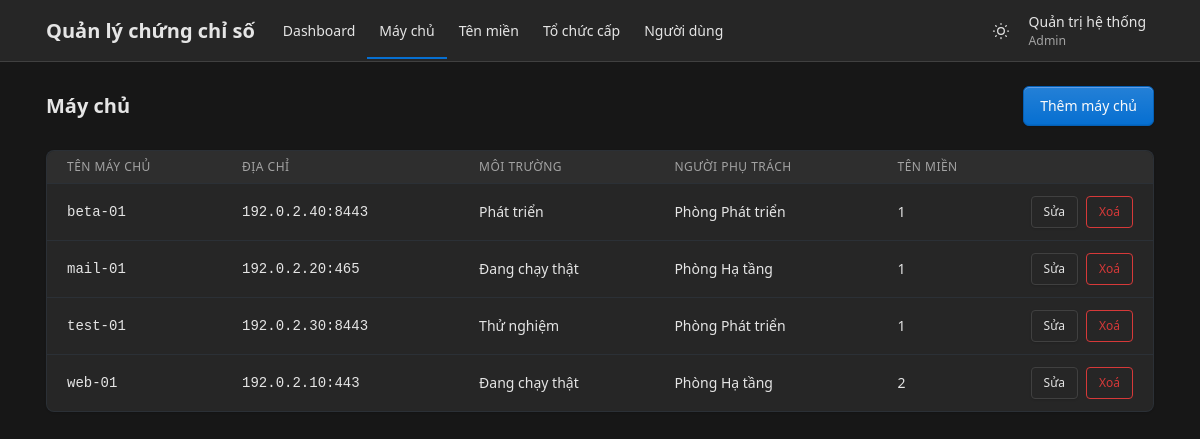
The page /admin/may_chu.php (signed in) on the database as committed earlier.
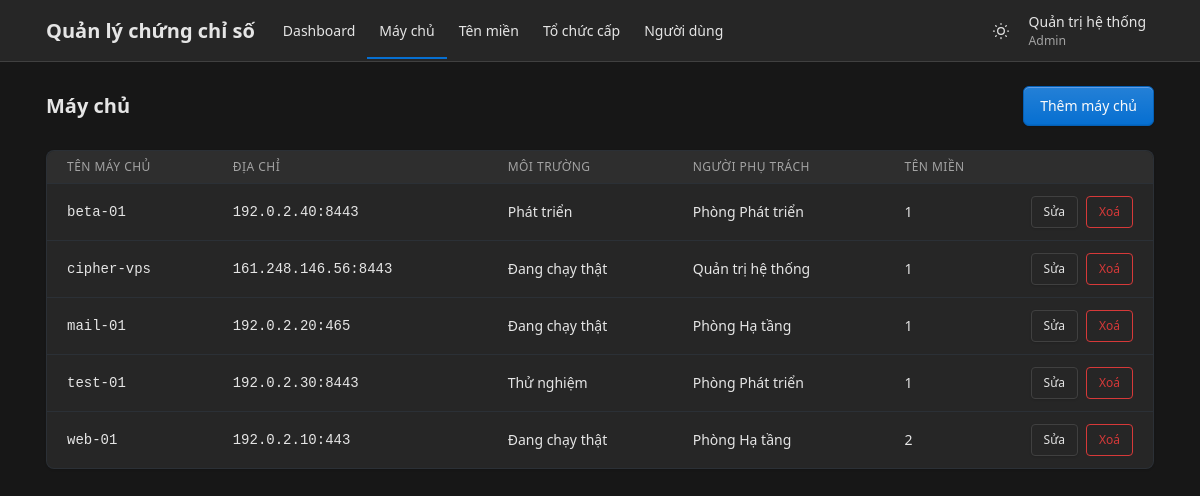
The same page on the database as committed later.
### tables this page shows
CREATE TABLE users (
    id INT UNSIGNED AUTO_INCREMENT PRIMARY KEY,
    username VARCHAR(50) NOT NULL UNIQUE,
    password_hash VARCHAR(255) NOT NULL,
    full_name VARCHAR(100) NOT NULL,
    role_id INT UNSIGNED NOT NULL,
    is_locked TINYINT(1) NOT NULL DEFAULT 0,  
     
    failed_logins TINYINT UNSIGNED NOT NULL DEFAULT 0,
    locked_until DATETIME NULL,
    CONSTRAINT fk_users_role FOREIGN KEY (role_id) REFERENCES roles (id) ON DELETE RESTRICT
);

CREATE TABLE roles (
    id INT UNSIGNED AUTO_INCREMENT PRIMARY KEY,
    name VARCHAR(50) NOT NULL UNIQUE
);

CREATE TABLE servers (
    id INT UNSIGNED AUTO_INCREMENT PRIMARY KEY,
    hostname VARCHAR(255) NOT NULL,
    ip_address VARCHAR(45) NOT NULL,  
    port SMALLINT UNSIGNED NOT NULL DEFAULT 443,
    environment ENUM('production', 'staging', 'development') NOT NULL DEFAULT 'production',
    owner VARCHAR(100) NOT NULL,
    CONSTRAINT chk_servers_port CHECK (port BETWEEN 1 AND 65535)
);

### src/khoi_dong.php (called while the page is built, shortened)
<?php
require_once __DIR__ . '/../config/db.php';
require_once __DIR__ . '/auth.php';
function e(?string $chuoi): string
{
    return htmlspecialchars((string) $chuoi, ENT_QUOTES, 'UTF-8');
}
function url(string $duongDan): string
{
    $thuMucPublic = str_replace('\\', '/', realpath(__DIR__ . '/../public'));
    $gocWeb = str_replace('\\', '/', realpath($_SERVER['DOCUMENT_ROOT']));
    return substr($thuMucPublic, strlen($gocWeb)) . '/' . $duongDan;
}

### src/auth.php (called while the page is built, shortened)
<?php
function nguoiDungHienTai(PDO $pdo): ?array
{
    $cau = $pdo->prepare('SELECT u.id, u.username, u.full_name, r.name AS role_name
                          FROM users u JOIN roles r ON r.id = u.role_id
                          WHERE u.id = ? AND u.is_locked = 0');
    $cau->execute([$_SESSION['user_id']]);
    return $cau->fetch() ?: null;
}
function laAdmin(array $nguoi): bool
{
    return $nguoi['role_name'] === VAI_TRO_ADMIN;
}
function yeuCauDangNhap(PDO $pdo): array
{
    $nguoi = nguoiDungHienTai($pdo);
    return $nguoi;
}

### src/danh_muc.php (called while the page is built, shortened)
<?php
function danhSachMayChu(PDO $pdo): array
{
    return $pdo->query('SELECT s.*, COUNT(d.id) AS so_ten_mien
                        FROM servers s LEFT JOIN domains d ON d.server_id = s.id
                        GROUP BY s.id ORDER BY s.hostname')->fetchAll();
}

### public/admin/may_chu.php (the view, shortened to what this page needs)
<?php
require __DIR__ . '/../../src/khoi_dong.php';
require __DIR__ . '/../../src/danh_muc.php';
$pdo = ketNoiCsdl();
$nguoi = yeuCauDangNhap($pdo);
$danhSach = danhSachMayChu($pdo);
$tieuDe = 'Máy chủ';
$trangHienTai = 'may_chu';
$nutThem = ['nhan' => 'Thêm máy chủ', 'dich' => 'admin/may_chu_form.php'];
require __DIR__ . '/../../views/dau_trang.php';
require __DIR__ . '/../../views/tieu_de_trang.php';
?>
<div class="page-body">
    <div class="container-xl">
        <div class="card">
            <div class="table-responsive">
                <table class="table table-vcenter card-table">
                    <thead>
                        <tr>
                            <th>Tên máy chủ</th>
                            <th>Địa chỉ</th>
                            <th>Môi trường</th>
                            <th>Người phụ trách</th>
                            <th>Tên miền</th>
                            <th class="w-1"><span class="visually-hidden">Thao tác</span></th>
                        </tr>
                    </thead>
                    <tbody>
                        <?php foreach ($danhSach as $dong): ?>
                            <tr>
                                <td class="ma-so"><?= e($dong['hostname']) ?></td>
                                <td class="ma-so"><?= e($dong['ip_address']) ?>:<?= (int) $dong['port'] ?></td>
                                <td><?= e(MOI_TRUONG[$dong['environment']]) ?></td>
                                <td><?= e($dong['owner']) ?></td>
                                <td><?= (int) $dong['so_ten_mien'] ?></td>
                                <td>
                                    <div class="btn-list flex-nowrap">
                                        <a class="btn btn-sm" href="<?= e(url('admin/may_chu_form.php?id=' . (int) $dong['id'])) ?>">Sửa</a>
                                        <?php
                                        $cauHoiXoa = 'Xoá máy chủ ' . $dong['hostname'] . '?';
                                        require __DIR__ . '/../../views/nut_xoa.php';
                                        ?>
                                    </div>
                                </td>
                            </tr>
                        <?php endforeach; ?>
                    </tbody>
                </table>
            </div>
        </div>
    </div>
</div>
<?php require __DIR__ . '/../../views/cuoi_trang.php'; ?>

### views/dau_trang.php (shortened to what this page needs)
<?php
$nguoi ??= null;
$trangHienTai ??= '';
$coThanhRieng ??= false;
$nutGiaoDien = <<<'HTML'
<button type="button" class="nav-link px-2 bg-transparent border-0" data-doi-giao-dien
        title="Đổi giao diện sáng/tối" aria-label="Đổi giao diện sáng/tối">
    <svg class="icon hide-theme-dark" xmlns="http://www.w3.org/2000/svg" width="24" height="24" viewBox="0 0 24 24" fill="none" stroke="currentColor" stroke-width="2" stroke-linecap="round" stroke-linejoin="round" aria-hidden="true"><path d="M12 3c.132 0 .263 0 .393 0a7.5 7.5 0 0 0 7.92 12.446a9 9 0 1 1 -8.313 -12.454z"/></svg>
    <svg class="icon hide-theme-light" xmlns="http://www.w3.org/2000/svg" width="24" height="24" viewBox="0 0 24 24" fill="none" stroke="currentColor" stroke-width="2" stroke-linecap="round" stroke-linejoin="round" aria-hidden="true"><circle cx="12" cy="12" r="4"/><path d="M3 12h1m8 -9v1m8 8h1m-9 8v1m-6.4 -15.4l.7 .7m12.1 -.7l-.7 .7m0 11.4l.7 .7m-12.1 -.7l-.7 .7"/></svg>
</button>
HTML;
?>
<!doctype html>
<html lang="vi" data-bs-theme="dark">
<head>
    <link rel="stylesheet" href="<?= e(url('assets/tabler/tabler.min.css')) ?>">
    <link rel="stylesheet" href="<?= e(url('assets/app.css')) ?>">
</head>
<body>
<?php if ($nguoi === null && !$coThanhRieng): ?>
    <div class="position-absolute top-0 end-0 p-3"><?= $nutGiaoDien ?></div>
<?php elseif ($nguoi !== null): ?>
    <div class="page">
        <header class="navbar navbar-expand-md d-print-none">
            <div class="container-xl">
                <a class="navbar-brand me-3" href="<?= e(url('admin/index.php')) ?>">Quản lý chứng chỉ số</a>
                <div class="navbar-nav flex-row order-md-last align-items-center">
                    <?= $nutGiaoDien ?>
                    <div class="nav-item dropdown">
                        <a href="#" class="nav-link px-2" data-bs-toggle="dropdown" aria-label="Mở menu tài khoản">
                            <span>
                                <span class="d-block"><?= e($nguoi['full_name']) ?></span>
                                <span class="d-block small text-secondary"><?= e($nguoi['role_name']) ?></span>
                            </span>
                        </a>
                    </div>
                </div>
                <div class="collapse navbar-collapse" id="menu-chinh">
                    <ul class="navbar-nav">
                        <li class="nav-item <?= $trangHienTai === 'dashboard' ? 'active' : '' ?>">
                            <a class="nav-link" href="<?= e(url('admin/index.php')) ?>">Dashboard</a>
                        </li>
                        <li class="nav-item <?= $trangHienTai === 'may_chu' ? 'active' : '' ?>">
                            <a class="nav-link" href="<?= e(url('admin/may_chu.php')) ?>">Máy chủ</a>
                        </li>
                        <li class="nav-item <?= $trangHienTai === 'ten_mien' ? 'active' : '' ?>">
                            <a class="nav-link" href="<?= e(url('admin/ten_mien.php')) ?>">Tên miền</a>
                        </li>
                        <li class="nav-item <?= $trangHienTai === 'to_chuc_cap' ? 'active' : '' ?>">
                            <a class="nav-link" href="<?= e(url('admin/to_chuc_cap.php')) ?>">Tổ chức cấp</a>
                        </li>
                        <?php if (laAdmin($nguoi)): ?>
                            <li class="nav-item <?= $trangHienTai === 'nguoi_dung' ? 'active' : '' ?>">
                                <a class="nav-link" href="<?= e(url('admin/nguoi_dung.php')) ?>">Người dùng</a>
                            </li>
                        <?php endif; ?>
                    </ul>
                </div>
            </div>
        </header>
        <div class="page-wrapper">
<?php endif; ?>

### views/tieu_de_trang.php
<?php
$nutThem ??= null;
?>
<div class="page-header d-print-none">
    <div class="container-xl">
        <div class="row align-items-center">
            <div class="col">
                <h1 class="page-title"><?= e($tieuDe) ?></h1>
            </div>
            <?php if ($nutThem !== null): ?>
                <div class="col-auto">
                    <a class="btn btn-primary" href="<?= e(url($nutThem['dich'])) ?>"><?= e($nutThem['nhan']) ?></a>
                </div>
            <?php endif; ?>
        </div>
    </div>
</div>

### views/nut_xoa.php (shortened to what this page needs)
<form method="post" data-xac-nhan="<?= e($cauHoiXoa) ?>">
    <button class="btn btn-sm btn-outline-danger">Xoá</button>
</form>

### views/cuoi_trang.php (shortened to what this page needs)
<?php if ($nguoi !== null): ?>
        </div>
    </div>
<?php endif; ?>
</body>
</html>

### public/assets/app.css (style rules this page uses)
.ma-so { font-family: var(--tblr-font-monospace); }

Rows that differ between the two databases and show on the page:
added servers: hostname "cipher-vps", ip_address "161.248.146.56", port "8443", environment "Đang chạy thật", owner "Quản trị hệ thống", so_ten_mien "1"
